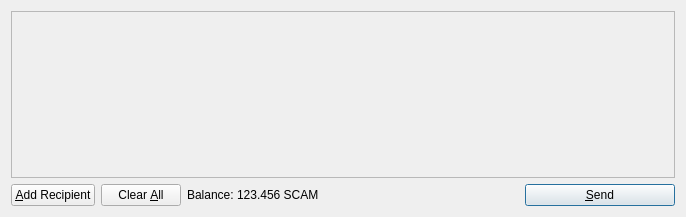
<?xml version="1.0" encoding="UTF-8"?>
<ui version="4.0">
 <class>SendCoinsDialog</class>
 <widget class="QDialog" name="SendCoinsDialog">
  <property name="geometry">
   <rect>
    <x>0</x>
    <y>0</y>
    <width>686</width>
    <height>217</height>
   </rect>
  </property>
  <property name="windowTitle">
   <string>Send Coins</string>
  </property>
  <layout class="QVBoxLayout" name="verticalLayout">
   <item>
    <widget class="QScrollArea" name="scrollArea">
     <property name="widgetResizable">
      <bool>true</bool>
     </property>
     <widget class="QWidget" name="scrollAreaWidgetContents">
      <property name="geometry">
       <rect>
        <x>0</x>
        <y>0</y>
        <width>666</width>
        <height>165</height>
       </rect>
      </property>
      <layout class="QVBoxLayout" name="verticalLayout_2">
       <property name="margin">
        <number>0</number>
       </property>
       <item>
        <layout class="QVBoxLayout" name="entries">
         <property name="spacing">
          <number>6</number>
         </property>
        </layout>
       </item>
       <item>
        <spacer name="verticalSpacer">
         <property name="orientation">
          <enum>Qt::Vertical</enum>
         </property>
         <property name="sizeHint" stdset="0">
          <size>
           <width>20</width>
           <height>40</height>
          </size>
         </property>
        </spacer>
       </item>
      </layout>
     </widget>
    </widget>
   </item>
   <item>
    <layout class="QHBoxLayout" name="horizontalLayout">
     <item>
      <widget class="QPushButton" name="addButton">
       <property name="toolTip">
        <string>Send to multiple recipients at once</string>
       </property>
       <property name="text">
        <string>&amp;Add Recipient</string>
       </property>
       <property name="icon">
        <iconset resource="../bitcoin.qrc">
         <normaloff>:/icons/add</normaloff>:/icons/add</iconset>
       </property>
       <property name="autoDefault">
        <bool>false</bool>
       </property>
      </widget>
     </item>
     <item>
      <widget class="QPushButton" name="clearButton">
       <property name="sizePolicy">
        <sizepolicy hsizetype="Minimum" vsizetype="Fixed">
         <horstretch>0</horstretch>
         <verstretch>0</verstretch>
        </sizepolicy>
       </property>
       <property name="toolTip">
        <string>Remove all transaction fields</string>
       </property>
       <property name="text">
        <string>Clear &amp;All</string>
       </property>
       <property name="icon">
        <iconset resource="../bitcoin.qrc">
         <normaloff>:/icons/remove</normaloff>:/icons/remove</iconset>
       </property>
       <property name="autoRepeatDelay">
        <number>300</number>
       </property>
       <property name="autoDefault">
        <bool>false</bool>
       </property>
      </widget>
     </item>
     <item>
      <layout class="QHBoxLayout" name="horizontalLayout_2">
       <property name="spacing">
        <number>3</number>
       </property>
       <item>
        <widget class="QLabel" name="label">
         <property name="text">
          <string>Balance:</string>
         </property>
        </widget>
       </item>
       <item>
        <widget class="QLabel" name="labelBalance">
         <property name="cursor">
          <cursorShape>IBeamCursor</cursorShape>
         </property>
         <property name="text">
          <string>123.456 SCAM</string>
         </property>
         <property name="textInteractionFlags">
          <set>Qt::LinksAccessibleByMouse|Qt::TextSelectableByKeyboard|Qt::TextSelectableByMouse</set>
         </property>
        </widget>
       </item>
      </layout>
     </item>
     <item>
      <spacer name="horizontalSpacer">
       <property name="orientation">
        <enum>Qt::Horizontal</enum>
       </property>
       <property name="sizeHint" stdset="0">
        <size>
         <width>40</width>
         <height>20</height>
        </size>
       </property>
      </spacer>
     </item>
     <item>
      <widget class="QPushButton" name="sendButton">
       <property name="minimumSize">
        <size>
         <width>150</width>
         <height>0</height>
        </size>
       </property>
       <property name="toolTip">
        <string>Confirm the send action</string>
       </property>
       <property name="text">
        <string>&amp;Send</string>
       </property>
       <property name="icon">
        <iconset resource="../bitcoin.qrc">
         <normaloff>:/icons/send</normaloff>:/icons/send</iconset>
       </property>
       <property name="default">
        <bool>true</bool>
       </property>
      </widget>
     </item>
    </layout>
   </item>
  </layout>
 </widget>
 <resources>
  <include location="../bitcoin.qrc"/>
 </resources>
 <connections/>
</ui>
